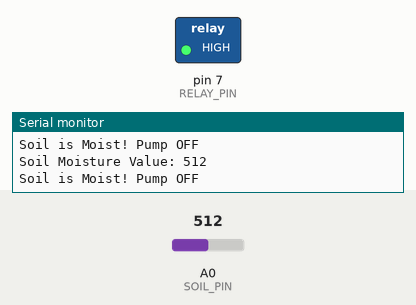
Bench run of a sketch on a simulated Arduino Uno, built with avr-gcc and run on an emulated ATmega328P. Parts: switched loads named in the sketch (green lamp = pin HIGH), the last lines printed to the serial monitor. Inputs (shaded band) come from the test bench; at power-on: A0 (SOIL_PIN) = 512.

Above: at 1.8 s.
1.9 s: A0 (SOIL_PIN) set to 641
3.4 s: A0 (SOIL_PIN) set to 659
At 4.5 s:
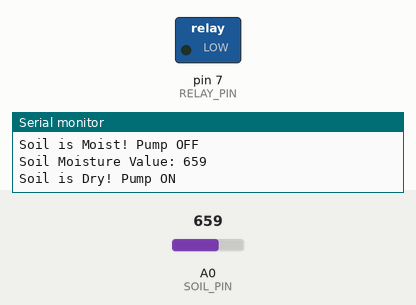
5.5 s: A0 (SOIL_PIN) set to 640
At 7.2 s:
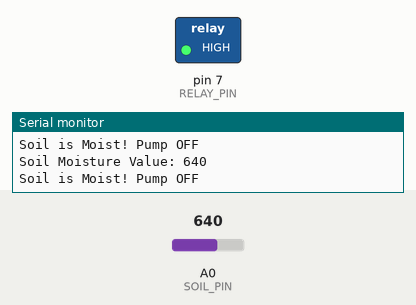
7.5 s: A0 (SOIL_PIN) set to 660
At 8.8 s:
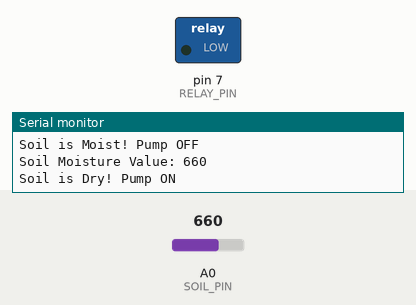
Timing chart, 0 to 10.5 s (numbered marks = the images above; inputs shaded):
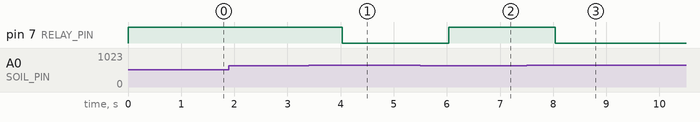

The sketch:

Soil_moisture_detection.ino
```cpp
// Soil Moisture Sensor + Relay Control

#define SOIL_PIN A0      // Analog pin connected to soil sensor A0
#define RELAY_PIN 7      // Digital pin connected to relay IN

int soilValue = 0;       // To store analog moisture value
int threshold = 650;     // Adjust this value based on your sensor calibration

void setup() {
  Serial.begin(9600);
  pinMode(SOIL_PIN, INPUT);
  pinMode(RELAY_PIN, OUTPUT);
  digitalWrite(RELAY_PIN, HIGH); // Turn relay OFF initially (HIGH = off for most modules)

  Serial.println("Soil Moisture Detection System Started...");
}

void loop() {
  soilValue = analogRead(SOIL_PIN); // Read analog value from sensor
  Serial.print("Soil Moisture Value: ");
  Serial.println(soilValue);

  // If soil is dry (value is high) => turn ON relay (pump ON)
  if (soilValue > threshold) {
    Serial.println("Soil is Dry! Pump ON");
    digitalWrite(RELAY_PIN, LOW);  // Relay ON (active LOW)
  }
  else {
    Serial.println("Soil is Moist! Pump OFF");
    digitalWrite(RELAY_PIN, HIGH); // Relay OFF
  }

  delay(1000); // Read every 1 second
}
```

Measured:
- the behaviour switches between 650 and 651 on A0 (SOIL_PIN) (found by bisection; images 0 and 1)
- after the input at 3.4 s, pin 7 (RELAY_PIN): HIGH → LOW after 0.63 s
- after the input at 5.5 s, pin 7 (RELAY_PIN): LOW → HIGH after 0.53 s
- after the input at 7.5 s, pin 7 (RELAY_PIN): HIGH → LOW after 0.54 s
